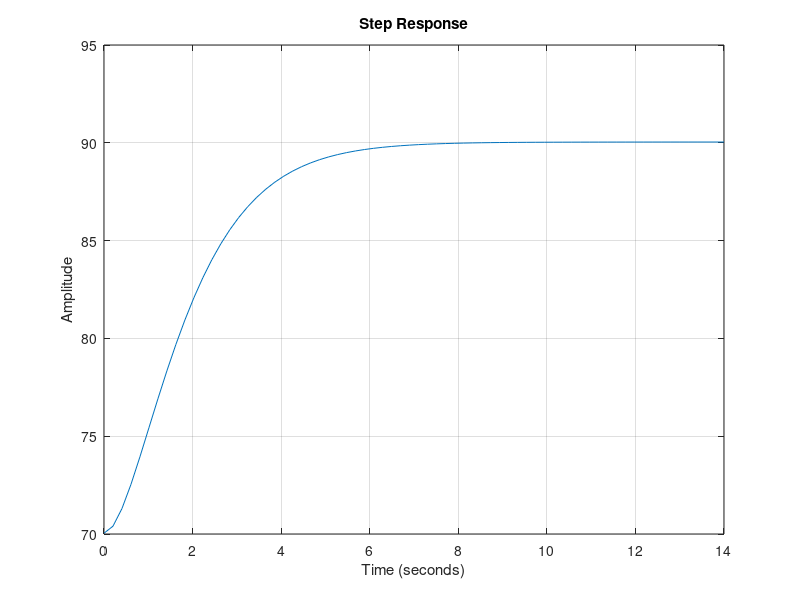

This figure's MATLAB source: (Note: this script raises an error after producing the figure.)
% https://github.com/treezao/Livro_mpc_codes/blob/main/Volume1/Capitulo3-DMC/EstudoDeCaso2/estudo1_dmc.m

% Codigo que implementa DMC
%https://github.com/treezao/Livro_mpc_codes/blob/main/Volume1/Capitulo3-DMC/Exemplo3.22/caso_dmc.m
clc;
clear all;
close all;

% definicao do processo discreto
% y(k)=a1y(k-1)+a2y(k-2)+......a_(na-1)y(k-(na-1))
% +b0u(k-1)+b1u(k-2)+...+b_(nb-1)u(k-(nb-1))

% ex 3.1 pag 49
numG = 20;          % Numerador de G
denG = [1 2 1];    % Denominador de G [s^2, s, termo constante]
G_tf = tf(numG, denG) + 70.04; 

Nss = 70;

t_final = 14; % Choose appropriate final time
t = linspace(0, t_final, Nss); % Nss equally spaced time points




figure(1)
y = step(G_tf, t);           % Step response with 60 points
plot(t, y)                   % Plot the response
grid on
title('Step Response')
xlabel('Time (seconds)')
ylabel('Amplitude')


% Verify we have exactly 60 elements
fprintf('Number of elements in response: %d\n', length(y));
fprintf('Number of time points: %d\n', length(t));


num_coeffs = G_tf.Numerator;
den_coeffs = G_tf.Denominator;

% caldeira temperatura
begin_y = 70.04;
last_y = 90;

%%
rho = 1;
amplitude_step = 10;
delta = amplitude_step;
% 
% qtt = 70;
% g0 = linspace(begin_y, last_y, qtt);
%g0=[0.1000,    0.3000,    0.7000, 0.9];
%g0 = [g0,1,1,1,1,1];

init_valor = 70; %degrees
% u(k) = alfa1 * u (k-1) + alfa2 + ... + beta * y(k) + gamma * r(k);

coefs_g = (y - init_valor ) * 1/delta 
g=coefs_g';

figure;
plot(g);
title('Resposta ao degrau')


%% sistema com atraso
% coeficientes do modelo com atraso
% Add 6 zeros to the start of the vector 'g'
g0_padded_start = [zeros(1, 6), g];

% % Display the first 15 elements to show the change
% disp('Original vector start:');
% disp(g(1:15))
% disp('Padded vector start (6 zeros added):');
% disp(g0_padded_start(1:21))

figure;
plot(g0_padded_start)
title('Resposta ao degrau trocador de calor com atraso')

%WRONG
% coefs_g2 = (g0_padded_start - init_valor ) * 1/delta 
%g2=coefs_g;


%% MPC DMC
% parâmetros de ajuste
N1 = 1; %horizonte de predição inicial
N2 = 20; % horizonte de predição final
N = N2-N1+1; % horizonte de predição


Nu = 5; % horizonte de controle
Nss=40; % horizonte de modelo



% ex 3.3 pagina 56
% horizonte controle
Nu = 5 ;
% horizonte predicao
Nx1 = 1;
Nx2 = 20;

Nx=Nx2;

rbar=1e-1;
% ubar=Nu*rbar % + M*dbar ;
% xbar=Nx*rbar % + Mx*dbar ;

% G tem dimensao 5x20
a = g';

G=zeros(5,5);
% i = 1
G(1:5,1) = a(1:Nu,1);
% i = 2
G(1:5,2) = [zeros(1,1)'; a(1:4,1)];
% i = 3
G(1:5,3) = [zeros(1,2)'; a(1:3,1)];
% i = 4
G(1:5,4) = [zeros(1,3)'; a(1:2,1)];


for i = 1:Nu % (N-1) termos subsequentesi=
    if i==1
        G(1:Nu,i) = a(1:Nu,1);
    else
        aux = Nu-i+1;
        G(1:Nu,i) = [zeros(1,i-1)'; a(1:aux,1)];
    end
end

disp(G);


h = zeros(Nss, Nx);

for i = 1:Nx  
    for j = 1:Nss
        if j+ i < Nss
            h(j,i) = g(j+i) - g(i) ;
        else
             h(j,i) = g(Nss) - g(i) ;
        end
    end
end


% G_correct = zeros(Nx,Nu);
% i=1
% G_correct(1:Nx,i) = a(1:Nx,1)
% i=2
% G_correct(1:Nx,i) = [zeros(1,2)'; a(1:Nx-i+1,1)]
% i=3
% G_correct(1:Nx,i) = [zeros(1,2)'; a(1:Nx-i+1,1)]
% i=4
% G_correct(1:Nx,i) = [zeros(1,3)'; a(1:Nx-i+1,1)]

for i = 1:Nu % (N-1) termos subsequentes
    if i==1
        G_correct(1:Nx,i) = a(1:Nx,1);
    else
        aux = Nx-i+1;
        G_correct(1:Nx,i) = [zeros(1,i-1)'; a(1:aux,1)];
    end
end

delta = 1; % ponderação do erro futuro
lambda = 1; % ponderação do esforço de controle

%G = G(N1:end,:);
% 
% Qy = delta*eye(N2-N1+1);
% Qu = lambda*eye(Nu);
% 
% Kdmc = inv(G'*Qy*G+Qu)*G'*Qy
% 
% Kdmc1 = Kdmc(1,:);

%%% calcula a matriz H para o cálculo da resposta livre no caso DMC
H1 = [];
H2 = [];


for i=N1(1):N2(1)
    H1 = [H1;coefs_g(i+1:i+Nss)'];
    H2 = [H2;coefs_g(1:Nss)'];
    
end
H = H1-H2;


%%
%%%%%%%%%%%%%%%%%%%%%%%%%%%%%%%%%%%%%%%%%%%%%%%%%%%%%%%%%%%%%%%%%%%%%%%%%%%%%%%%%%%%%%
%                REALIZA A SIMULACAO DO PROCESSO DURANTE N AMOSTRAS
%%%%%%%%%%%%%%%%%%%%%%%%%%%%%%%%%%%%%%%%%%%%%%%%%%%%%%%%%%%%%%%%%%%%%%%%%%%%%%%%%%%%%%


%% inicialização vetores

nin = Nss+1;
% nit = 40 + nin; % número de iterações da simulação

Ts= 1;
nit = round(400/Ts) + nin; % número de iterações da simulação

entradas = 0*ones(nit,1); % vetor o sinal de controle;
du = zeros(nit,1); % vetor de incrementos de controle

saidas = ones(nit,1); % vetor com as saídas do sistema

perts = zeros(nit,2); % vetor com as perturbações do sistema
perts(nin+round(200/Ts):end) = -.03;

refs = ones(nit,1); % vetor de referências

Cobar = 1.5;

refs(nin+round(50/Ts):end) = 0.1+Cobar;

erro = zeros(nit,1); % vetor de erros

%% simulação com referencia futura
for i = nin:nit
    %% simulação do modelo processo
    saidas(i) = simModelo(saidas(i-1),entradas(i-1)+perts(i-1),Ts);
    
    erro(i) = refs(i)-saidas(i);
    %% Controlador
    
    %%% resposta livre
    f = H*du(i-1:-1:i-Nss) + saidas(i);
    
    %%% referências
    R = ones(N2-N1+1,1)*refs(i);
    
    %%% calculo do incremento de controle ótimo    
    % com restrições
    fqp = fqp1*(R-f);
    
    rbar = [repelem(umax-entradas(i-1),Nu)';
             repelem(entradas(i-1)-umin,Nu)';
             ymax-f;
             -ymin+f];
    [X,FVAL,EXITFLAG] = quadprog(Hqp,fqp,Rbar,rbar,[],[],LB,UB);
    
    %%% caso dê infactível, remover a restrição na saída
    if(EXITFLAG==-2)
        rbar = [repelem(umax-entradas(i-1),Nu)';
                 repelem(entradas(i-1)-umin,Nu)'];
        X = quadprog(Hqp,fqp,Rbar(1:2*Nu,:),rbar,[],[],LB,UB);
    end

    du(i) = X(1);
    
    
    % sem restrições
%     du(i) = Kdmc1*(R-f);
    
    %%% aplicar no sistema
    entradas(i) = entradas(i-1)+du(i);    
end

%% plots
t = ((nin:nit)-nin)*Ts;
vx = nin:nit;

cores = gray(4);
cores = cores(1:end-1,:);


hf = figure
h=subplot(3,1,1)
plot(t,saidas(vx),'LineWidth',tamlinha,'Color',cores(1,:))
hold on
plot(t,refs(vx),'--','LineWidth',tamlinha,'Color',cores(2,:))
ylim([1.3 1.45])
hl = legend('DMC','Referência','Location','NorthEast')
% hl.Position = [0.6785 0.7018 0.2368 0.1136];
ylabel('C_o (mol/L)','FontSize', tamletra)
set(h, 'FontSize', tamletra);
grid on

h = subplot(3,1,2)
plot(t,entradas(vx),'LineWidth',tamlinha,'Color',cores(1,:))
h.YTick = [3.2400 3.2800 3.3200]
ylabel('C_f (mol/L)','FontSize', tamletra)
grid on
set(h, 'FontSize', tamletra);

h = subplot(3,1,3)
plot(t,du(vx),'LineWidth',tamlinha,'Color',cores(1,:))
ylabel('\Delta u','FontSize', tamletra)
xlabel('Tempo (s)','FontSize', tamletra)
grid on
set(h, 'FontSize', tamletra);

hf.Position = tamfigura;
hl.Position = [0.7370 0.6532 0.2054 0.1231];


%%%%%%%%%%%%%%%%%%%%%%%%%%%%%%%%%%%%%%%%%%%%%%%%%%%%%%%%%%%%%%%%%%%%%%%%%%%%%%%%%%%%%%


N = 10
len = N;

delta_u = repmat([0]',len-1,1);
h_impulse_delta = repmat([0]',len-1,1);
y_new = repmat([0]',len-1,1);
eta_y = repmat([0]',len-1,1);


for k = 1:N
    %Atualiza o vetor de incremento de controle aplicados no processo com o
    %valor atual calculado

    delta_u(k) = y(k+1) / g(k);

    % resposta ao impulso
    % h(k) = g(k) - g(k-1);
    %h(k) = g(k) - g(k-1)
    h_impulse_delta(k+1) = g(k+1) - g(k); % delta_g

    % resposta do sistema - pagina 47
    y_new(k) = (h_impulse_delta(k) * delta_u(k));

    y(k+1) = y_new(k);

    eta_y(k) = y(k+1) - y(1);
end




%%%%%%%%%%%%%%%%%%%%%%%%%%%%%%%%%%%%%%%%%%%%%%%%%%%%%%%%%%%%%%%%%%%%%%%%%%%%%%%%%%%%%%
% page 53
% delta_u (k+j-i) = y(k+j) / gi
deulta_u_0 = y(2)/g(1);
deulta_u_1 = y(3)/g(2);


% ^y (k+j|k) = delta_u (k+j-i) * gi + 
% y_chapeu_0 = 




% function [u_fut]=controle_u(Ka,w_ref,fu,D,p,fd)
% %                       Algoritmo do Controle Preditivo DMC
% %                       -----------------------------------
% % [u_fut]=controle_u(Ka,w_ref,fu,D,p,fd)  onde
% %       u_fut    = vetor de controle futuros
% %       Ka       = vetor contendo a primeira linha da matriz K (vem da funçao "matriz_K.m" )
% %       w_ref    = vetor da trajetoria de referencia (vem da funçao "processo.m")
% %       fu       = resposta livre devido ao controle (vem da funçao "resposta_livre.m")
% %       D        = matriz originada da resposta ao salto da perturbacao mensuravel com o 
% %                  numero de linhas igual ao valor do horizonte de prediçao e o numero de 
% %                  colunas igual ao valor do horizonte de controle (vem da funçao "matriz_G.m")
% %       p        = vetor contendo a perturbacao (vem da funçao "processo.m")
% %       fd       = resposta livre devido a perturbacoes mensuraveis (vem da funçao "resposta_livre.m")
% 
% 
% u_fut=Ka*(w_ref-fu-D*p-fd); % Com modelo de perturbação
% % u_fut=Ka*(w_ref-fu);       % Sem modelo de pertrubação
% 
% 
% function [f]=resposta_livre(hor_pred,delta_u,y_medido,g,a_rsalto)
% %                       Algoritmo do Controle Preditivo DMC
% %                       -----------------------------------
% % [f]=resposta_livre(hor_pred,delta_u,y_medido,g,a_rsalto)  onde
% %       f        = vetor com a respota livre do sistema no instante t
% %       hor_pred = horizonte de predição (entrar com número inteiro)
% %       delta_u  = vetor dos valores da variação dos controles passados (delta u(t+i)) (vem da função "processo.m")
% %       y_medido = valor da saída medida no instante t (vem da função "processo.m")
% %       g        = vetor contendo a resposta ao salto da funçao de transferência "g" (vem da função "processo.m")
% %       a_rsalto = Número de amostras que o processo leva para chegar em R.P. (vem da funçao "processo.m")
% %
% %   A cada instante t da simulação do processo esta função é chamada.
% %   O "for" abaixo gera o vetor da resposta livre a cada instante t com
% %   o número de posições igual ao horizonte de predição.
% %   O "for" interno é utilizado para gerar o vetor gk, onde SOMA(g(k+i)-g(i))
% %   com a soma indo de i até N.
% p=hor_pred;  %p ->horizonte de predição
% 
% %DEFINIÇAO DA RESPOSTA LIVRE f
% 
% u_pas1=delta_u(1:a_rsalto,1);
% 
% for t=1:p
% 
%     for e=1:a_rsalto
% 
%        gk(1,e)=(g(t+e)-g(e));
% 
%     end
% 
%     f(t,1)=y_medido+(gk*u_pas1);
% 
% end 

